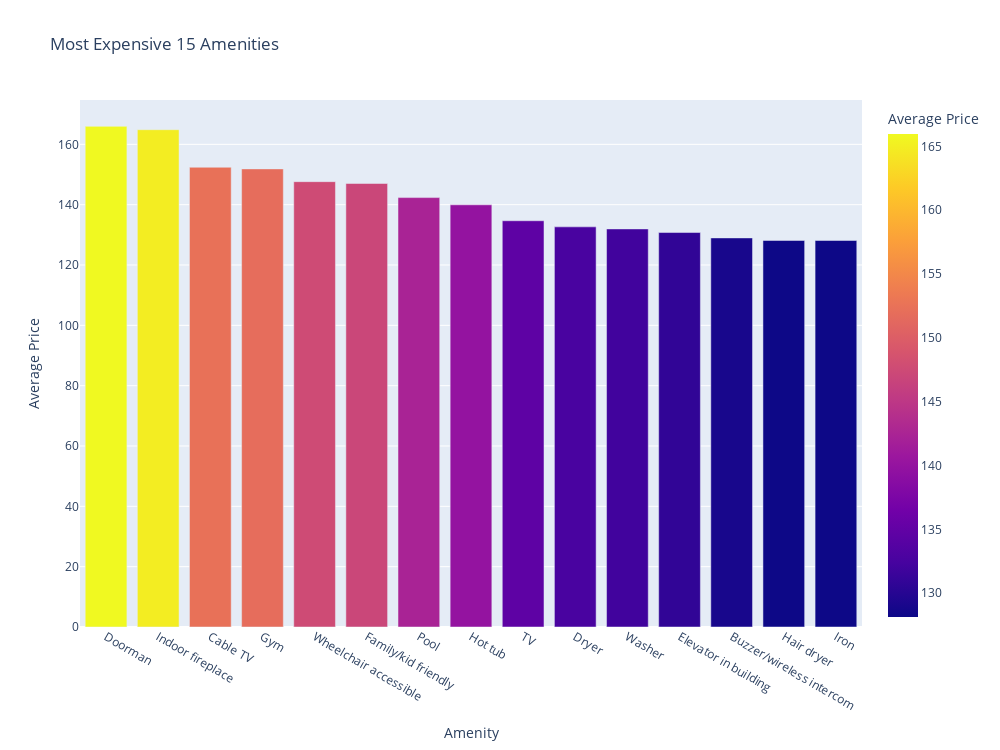

The notebook cell saved with this chart:
### Code cell
# Showing top 15 most expensive Amenities
fig = px.bar(expensive_df.iloc[:15], 
             x="Amenity", 
             y="Average Price",  
             title ="Most Expensive 15 Amenities",
             color='Average Price',
             height=750,
             width=1000)
fig.show()

### Figure 1 — Plotly figure (JSON) as saved in the notebook; plotly's stock layout.template omitted (floating-point values rounded to 4 significant figures)
{"data": [{"alignmentgroup": "True", "hovertemplate": "Amenity=%{x}<br>Average Price=%{marker.color}<extra></extra>", "legendgroup": "", "marker": {"color": [166.0, 164.9, 152.4, 151.9, 147.6, 147.0, 142.4, 140.0, 134.7, 132.6, 132.0, 130.8, 129.0, 128.1, 128.1], "coloraxis": "coloraxis", "pattern": {"shape": ""}}, "name": "", "offsetgroup": "", "orientation": "v", "showlegend": false, "textposition": "auto", "type": "bar", "x": ["Doorman", "Indoor fireplace", "Cable TV", "Gym", "Wheelchair accessible", "Family/kid friendly", "Pool", "Hot tub", "TV", "Dryer", "Washer", "Elevator in building", "Buzzer/wireless intercom", "Hair dryer", "Iron"], "xaxis": "x", "y": [166.0, 164.9, 152.4, 151.9, 147.6, 147.0, 142.4, 140.0, 134.7, 132.6, 132.0, 130.8, 129.0, 128.1, 128.1], "yaxis": "y"}], "layout": {"barmode": "relative", "coloraxis": {"colorbar": {"title": {"text": "Average Price"}}, "colorscale": [[0, "#0d0887"], [0.1111, "#46039f"], [0.2222, "#7201a8"], [0.3333, "#9c179e"], [0.4444, "#bd3786"], [0.5556, "#d8576b"], [0.6667, "#ed7953"], [0.7778, "#fb9f3a"], [0.8889, "#fdca26"], [1, "#f0f921"]]}, "height": 750, "legend": {"tracegroupgap": 0}, "title": {"text": "Most Expensive 15 Amenities"}, "width": 1000, "xaxis": {"anchor": "y", "domain": [0, 1], "title": {"text": "Amenity"}}, "yaxis": {"anchor": "x", "domain": [0, 1], "title": {"text": "Average Price"}}}}
